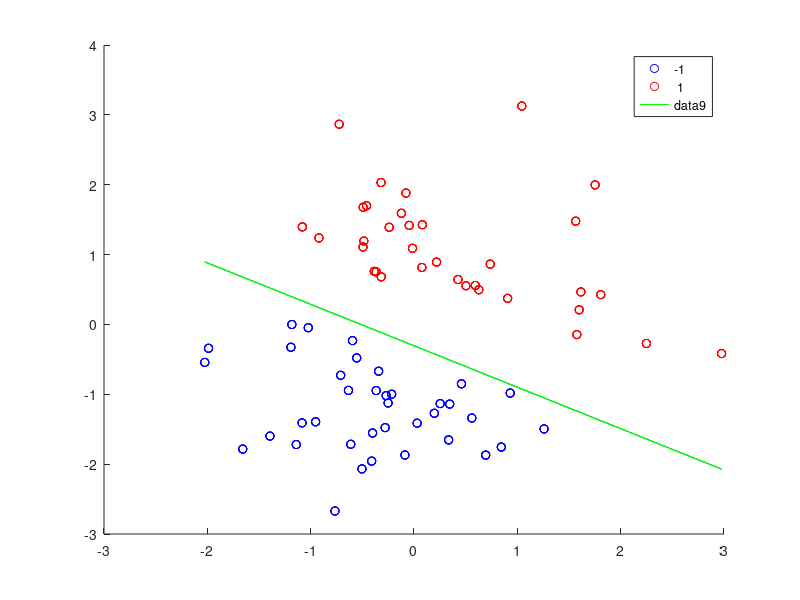

MATLAB code to generate this figure:
beta=[1;2];n=100;p=2;
X=normrnd(0,1,n,p);
score=X*beta;
y=zeros(n,1);
y(score >=0)=1;y(score < 0)=-1;
index=find(abs(score) < 1);
X(index,:)=[];y(index)=[];
gscatter(X(:,1),X(:,2),y,'br');
%%%%%%%%%%%%%%%%%%%%%%
w=rand(3,1);
A=[min(X(:,1)) max(X(:,1))];
B=[(-w(1)-w(2)*min(X(:,1)))/w(3) (-w(1)-w(2)*max(X(:,1)))/w(3)];
gscatter(X(:,1),X(:,2),y,'br');
hold on
line(A,B);
%%%%%%%%%%%%%%%%%%%%%%%%%%%%%%%%%%%%%%%%%%%%%
maxIter=10000;
iter=0;
[n,p]=size(X);
v=0.001;
score=X*w(2:end)+w(1);
y_hat=zeros(size(score));y_hat((score >=0))=1;y_hat((score <0))=-1;
while (iter <= maxIter)
    iter =iter+1;

    count=0; %%%Count how many incorrectly classified
    for i=1:n
        if (y_hat(i) ~= y(i))
            count=count+1;
            w=w + [v*(y(i)-y_hat(i));v*(y(i)-y_hat(i))*X(i,:)'];
            score=X*w(2:end)+w(1);
            y_hat=zeros(size(score));y_hat((score >=0))=1;y_hat((score <0))=-1;

        end
    end
    %%%%%%%%%%%%%%%%%%%%%%%%%%%%%%%%%%%%%%%%%%%%%%%%%%%%%%%%%%%%%%%
    A=[min(X(:,1)) max(X(:,1))];
    B=[(-w(1)-w(2)*min(X(:,1)))/w(3) (-w(1)-w(2)*max(X(:,1)))/w(3)];
    gscatter(X(:,1),X(:,2),y,'br');
    hold on
    line(A,B,'color','gr');
    %%%%%%%%%%%%%%%%%%%%%%%%%%%%%%%%%%%%%%%%%%%%%%%%%%%%%%%%%%%%%
    if (count ==0)
        A=[min(X(:,1)) max(X(:,1))];
        B=[(-w(1)-w(2)*min(X(:,1)))/w(3) (-w(1)-w(2)*max(X(:,1)))/w(3)];
        gscatter(X(:,1),X(:,2),y,'br');
        hold on
        line(A,B,'color','gr');
        break;
    end
end
